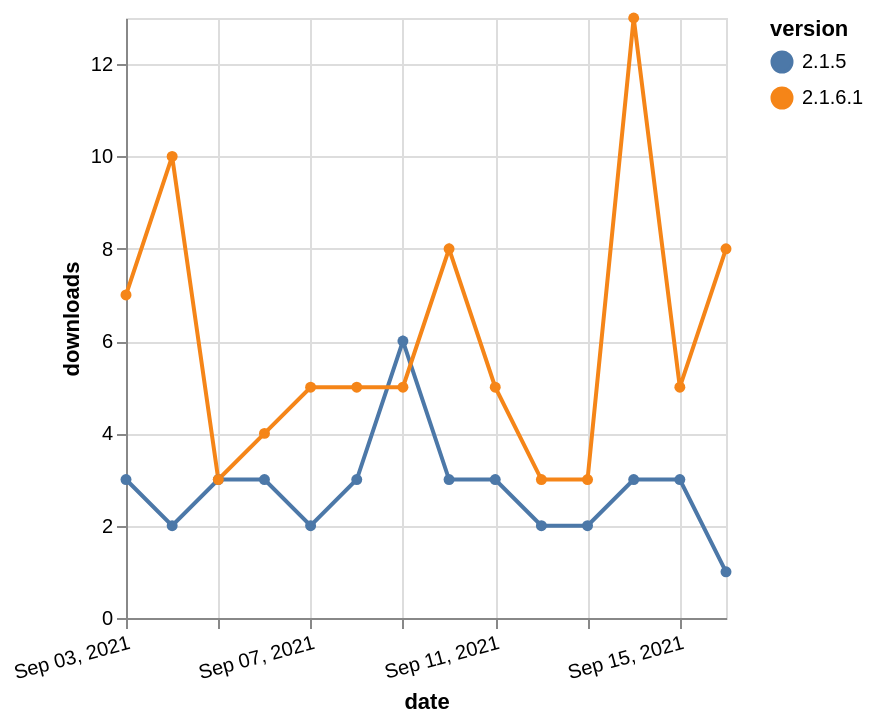

Write the Vega-Lite specification saved for this chart.
### Vega-Lite specification from a JSON file in a GitHub repository (floating-point values rounded to 4 significant figures)
{"$schema": "https://vega.github.io/schema/vega-lite/v5.json", "description": "A simple bar chart with embedded data.", "data": {"values": [{"date": "2021-09-03", "total": 6399, "delta": 3, "version": "2.1.5"}, {"date": "2021-09-04", "total": 6401, "delta": 2, "version": "2.1.5"}, {"date": "2021-09-05", "total": 6404, "delta": 3, "version": "2.1.5"}, {"date": "2021-09-06", "total": 6407, "delta": 3, "version": "2.1.5"}, {"date": "2021-09-07", "total": 6409, "delta": 2, "version": "2.1.5"}, {"date": "2021-09-08", "total": 6412, "delta": 3, "version": "2.1.5"}, {"date": "2021-09-09", "total": 6418, "delta": 6, "version": "2.1.5"}, {"date": "2021-09-10", "total": 6421, "delta": 3, "version": "2.1.5"}, {"date": "2021-09-11", "total": 6424, "delta": 3, "version": "2.1.5"}, {"date": "2021-09-12", "total": 6426, "delta": 2, "version": "2.1.5"}, {"date": "2021-09-13", "total": 6428, "delta": 2, "version": "2.1.5"}, {"date": "2021-09-14", "total": 6431, "delta": 3, "version": "2.1.5"}, {"date": "2021-09-15", "total": 6434, "delta": 3, "version": "2.1.5"}, {"date": "2021-09-16", "total": 6435, "delta": 1, "version": "2.1.5"}, {"date": "2021-09-03", "total": 586, "delta": 7, "version": "2.1.6.1"}, {"date": "2021-09-04", "total": 596, "delta": 10, "version": "2.1.6.1"}, {"date": "2021-09-05", "total": 599, "delta": 3, "version": "2.1.6.1"}, {"date": "2021-09-06", "total": 603, "delta": 4, "version": "2.1.6.1"}, {"date": "2021-09-07", "total": 608, "delta": 5, "version": "2.1.6.1"}, {"date": "2021-09-08", "total": 613, "delta": 5, "version": "2.1.6.1"}, {"date": "2021-09-09", "total": 618, "delta": 5, "version": "2.1.6.1"}, {"date": "2021-09-10", "total": 626, "delta": 8, "version": "2.1.6.1"}, {"date": "2021-09-11", "total": 631, "delta": 5, "version": "2.1.6.1"}, {"date": "2021-09-12", "total": 634, "delta": 3, "version": "2.1.6.1"}, {"date": "2021-09-13", "total": 637, "delta": 3, "version": "2.1.6.1"}, {"date": "2021-09-14", "total": 650, "delta": 13, "version": "2.1.6.1"}, {"date": "2021-09-15", "total": 655, "delta": 5, "version": "2.1.6.1"}, {"date": "2021-09-16", "total": 663, "delta": 8, "version": "2.1.6.1"}]}, "width": "container", "mark": {"type": "line", "point": {"filled": true}}, "encoding": {"x": {"field": "date", "type": "temporal", "timeUnit": "yearmonthdate", "title": "date", "axis": {"labelAngle": -15}}, "y": {"field": "delta", "type": "quantitative", "title": "downloads"}, "color": {"field": "version", "type": "nominal"}, "tooltip": {"field": "delta"}}}
